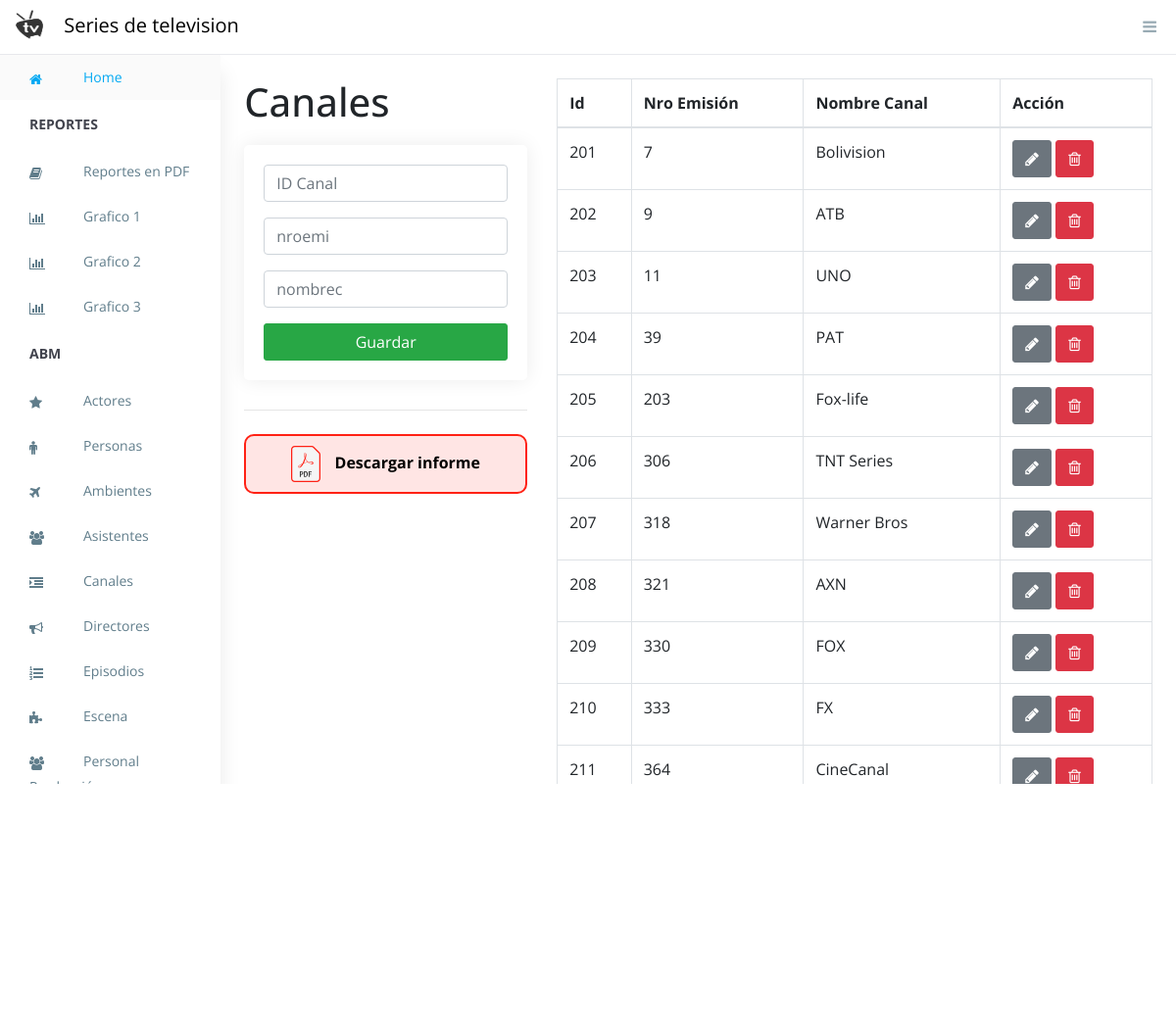
Page /canales.php (signed in) on the committed database.
### tables this page shows
CREATE TABLE `canal` (
  `idcanal` int(11) NOT NULL,
  `nroemi` int(11) DEFAULT NULL,
  `nombrec` text DEFAULT NULL
);

### canales.php (the view, shortened to what this page needs)
<?php include('session.php');?>
<?php include("partes/header.php")?>
<div class="container contenedor p-4">
    <div class="row">
        <div class="col-md-4">
                <h1>Canales</h1>
            <div class="card card-body">
                <form action="addCanal.php" method="POST">
                    <div class="form-group">
                        <input type="text" name="idcanal" class="form-control" placeholder="ID Canal" autofocus required>
                    </div>
                    <div class="form-group">
                        <input type="number" name="nroemi" rows="2" class="form-control" placeholder="nroemi" autofocus min="1" max="999" autofocus required >
                    </div>
                    <div class="form-group">
                        <input type="text" name="nombrec" class="form-control" placeholder="nombrec" pattern="[a-zA-ZàáâäãåąčćęèéêëėįìíîïłńòóôöõøùúûüųūÿýżźñçčšžÀÁÂÄÃÅĄĆČĖĘÈÉÊËÌÍÎÏĮŁŃÒÓÔÖÕØÙÚÛÜŲŪŸÝŻŹÑßÇŒÆČŠŽ∂ð ,.'-]{2,48}" autofocus required>
                    </div>
                    <input type="submit" class="btn btn-success btn-block"
                    name="addCanal" value="Guardar">
                </form>
            </div>
            <hr class="mb-4">
            <a href="listas_pdf/listaCanalPDF.php">
            <div class="boton-pdf">
                <img src="assets/pdf.svg" style="margin-right: 10px" width="30px" alt="">
                Descargar informe
            </div>
            </a>
        </div>
        <div class="col-md-8">
                <table class="table table-bordered">
                    <thead>
                        <tr>
                            <th>Id</th>
                            <th>Nro Emisión</th>
                            <th>Nombre Canal</th>
                            <th>Acción</th>
                        </tr>
                    </thead>
                    <tbody>
                        <?php
                        $query = "SELECT * FROM canal";
                        $result_tasks = mysqli_query($conexion,$query);
                        while($row = mysqli_fetch_array($result_tasks)){ ?>
                            <tr>
                                <td><?php echo $row['idcanal']?></td>
                                <td><?php echo $row['nroemi']?></td>
                                <td><?php echo $row['nombrec']?></td>
                                <td>
                                    <a href="editCanal.php?idcanal=<?php echo $row['idcanal']?>" class="btn btn-secondary">
                                        <i class="fa fa-pencil"></i>
                                    </a>
                                    <a href="eliCanal.php?idcanal=<?php echo $row['idcanal']?>" class="btn btn-danger">
                                        <i class="fa fa-trash-o"></i>
                                    </a>
                                </td>
                            </tr>
                       <?php }
                        ?>
                    </tbody>
                </table>
        </div>
    </div>
</div>
<?php include("partes/footer.php")?>

### assets/css/style.css (style rules this page uses)
.contenedor { overflow-y: auto; padding-bottom: 63px !important; }
html, body { height: 100%; overflow-y: hidden; }
.boton-pdf { border: #FF2114 2px solid; border-radius: 10px; padding: 10px; text-align: center; background: #ffe5e4; color: black; font-weight: bold; }
.card.card-body { padding: 20px !important; margin-top: 20px; }
.contenedor { overflow-y: auto; }
body { font-family: "Open Sans", sans-serif; font-size: 16px; width: 100%; }
a, button { text-decoration: none; outline: none !important; color: #878787; -webkit-transition: all 0.25s ease; transition: all 0.25s ease; }
h1, h2, h3, h4, h5, h6 { margin: 0; }
img { max-width: 100%; }
.btn, button, input, textarea { -webkit-box-shadow: none; box-shadow: none; outline: 0 !important; }
.btn { border-radius: 3px; }
.card { margin-bottom: 1.875em; border-radius: 5px; padding: 0; border: 0px solid transparent; -webkit-box-shadow: 0 0 20px rgba(0, 0, 0, 0.08); box-shadow: 0 0 20px rgba(0, 0, 0, 0.08); }
.btn, .button { display: inline-block; font-weight: 400; text-align: center; white-space: nowrap; vertical-align: middle; -webkit-transition: all .15s ease-in-out; transition: all .15s ease-in-out; border-radius: 3; cursor: pointer; }
@media (max-width: 1368px) { .card-body { padding: 15px; } }

### rows in the picture
canal: idcanal "201", nroemi "7", nombrec "Bolivision"
canal: idcanal "202", nroemi "9", nombrec "ATB"
canal: idcanal "203", nroemi "11", nombrec "UNO"
canal: idcanal "204", nroemi "39", nombrec "PAT"
canal: idcanal "205", nroemi "203", nombrec "Fox-life"
canal: idcanal "206", nroemi "306", nombrec "TNT Series"
canal: idcanal "207", nroemi "318", nombrec "Warner Bros"
canal: idcanal "208", nroemi "321", nombrec "AXN"
canal: idcanal "209", nroemi "330", nombrec "FOX"
canal: idcanal "210", nroemi "333", nombrec "FX"
canal: idcanal "211", nroemi "364", nombrec "CineCanal"
